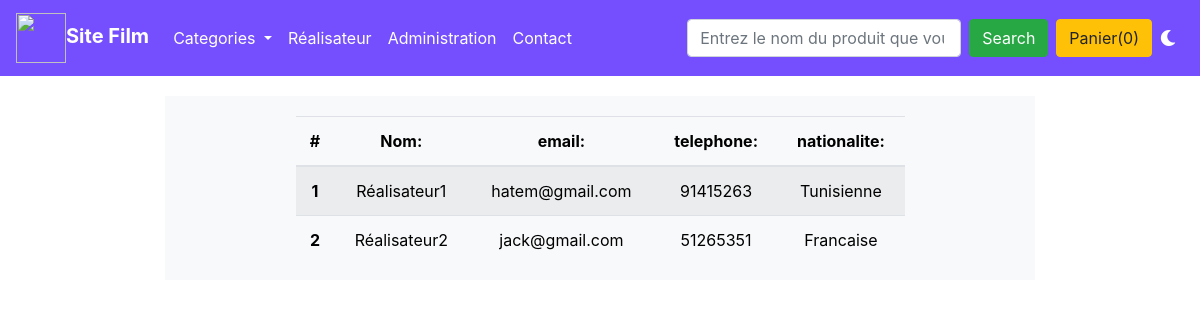
The page /film//listR on the database its author committed.
### film/models.py (models this page shows, shortened)
class Realisateur(models.Model):
    nom=models.CharField(max_length=255)
    nationalite=models.TextField()
    email=models.EmailField()
    telephone=models.CharField(max_length=8)
    from django.db import models

### film/views.py (the view)
# urls.py: path('/listR',views.indexR,name="listeRealisa" ),
def indexR(request):
    template=loader.get_template('film/mesRealisateurs.html')
    Realisateurs=Realisateur.objects.all()
    return HttpResponse(template.render( { 'Realisateurs':Realisateurs} ))

### film/templates/film/mesRealisateurs.html (shortened to what this page needs)
{% extends 'film/base.html' %}
{% block content %}
		<div id='Realisateurs' style="text-align: center;margin-right: 15%;margin-left: 15%;margin-top: 20px;">
			<div class="row  bg-light">
				<table class="table table-striped" style="text-align: center;margin-right: 15%;margin-left: 15%;margin-top: 20px;">
					<thead>
					  <tr>
						<th scope="col">#</th>
						<th scope="col">Nom:</th>
						<th scope="col">email:</th>
						<th scope="col">telephone:</th>
						<th scope="col">nationalite:</th>
					  </tr>
					</thead>
					<tbody>
					{% for reali in Realisateurs %}
					  <tr>
						<th scope="row">{{ reali.id }}</th>
						<td>{{reali.nom}}</td>
						<td>{{reali.email}}</td>
						<td>{{reali.telephone}} </td>
						<td>{{reali.nationalite}} </td>
					  </tr>
					  {% endfor %}
					</tbody>
				</table>
			</div>
		</div>
       {% endblock %}

### film/templates/film/base.html (style rules this page uses)
body { background-color: white; color: black; }

### rows shown on the page
Realisateur: id "1", nom "Réalisateur1", email "hatem@gmail.com", telephone "91415263", nationalite "Tunisienne"
Realisateur: id "2", nom "Réalisateur2", email "jack@gmail.com", telephone "51265351", nationalite "Francaise"
